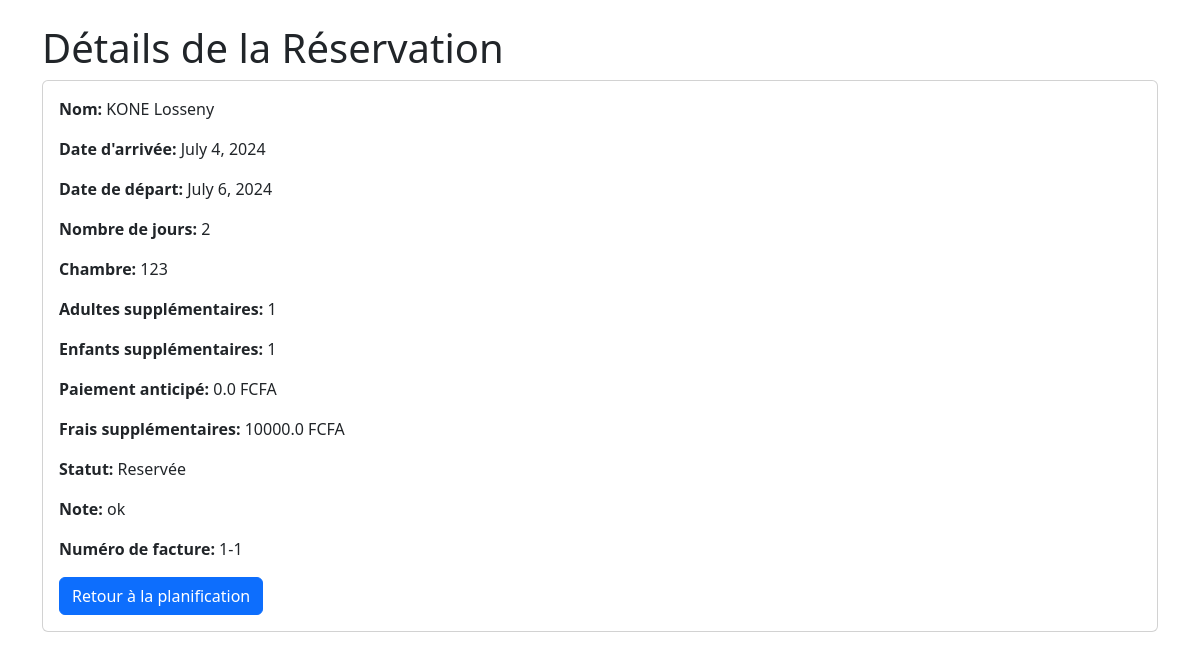
The page /reservation/planning/details_reservation/1/ (signed in) on the database its author committed.
### reservation/models.py (models this page shows, shortened)
class BaseReservation(models.Model):
    proprietaire = models.ForeignKey(settings.AUTH_USER_MODEL, on_delete=models.CASCADE)
    nom_client = models.CharField(max_length=50)
    prenom_client = models.CharField(max_length=150)
    telephone = models.CharField(max_length=15, null=True, blank=True)  # Nouveau champ pour le téléphone
    date_arrivee = models.DateField(null=True)
    date_depart = models.DateField(null=True)
    adulte_suplementaire = models.IntegerField(null=True)
    enfant_suplementaire = models.IntegerField(null=True)
    paiement_anticipe = models.FloatField(default=0)
    frais_suplementaire = models.FloatField(default=0)
    remise = models.FloatField(default=0, null=True, blank=True)  # Nouveau champ pour la remise
    chambre = models.ForeignKey(Chambre, on_delete=models.CASCADE)
    STATUT_CHOICES = [
        ('reservée', 'Reservée'),
        ('confirmée', 'Confirmée'),
        ('terminée', 'Terminée'),
    ]
    statut = models.CharField(max_length=10, choices=STATUT_CHOICES, null=True)
    note = models.TextField(blank=True, null=True)
    numero_facture = models.CharField(max_length=50, null=True, blank=True)
    class Meta:
        abstract = True

class Reservation(BaseReservation):
    pass

### chambre/models.py (models this page shows)
class Chambre(models.Model):
    proprietaire = models.ForeignKey(
        settings.AUTH_USER_MODEL,
        on_delete=models.CASCADE,
        null=True,
        related_name='chambres'
    )
    numero_chambre = models.IntegerField(default=0)
    type_chambre = models.ForeignKey(
        'TypeChambre',
        on_delete=models.SET_NULL,
        null=True,
        related_name='chambres'
    )
    prix = models.DecimalField(max_digits=10, decimal_places=2)
    date = models.DateField(auto_now=True)
    def __str__(self):
        return f"{self.numero_chambre}"

### reservation/views.py (the view)
# urls.py: path('planning/details_reservation/<int:reservation_id>/', details_reservation, name='details_reservation'),
@login_required
def details_reservation(request, reservation_id):
    reservation = get_object_or_404(Reservation, id=reservation_id)
    if request.user != reservation.proprietaire:
        return HttpResponseForbidden("Vous n'avez pas la permission de voir les détails de cette réservation.")
    nombre_jours = (reservation.date_depart - reservation.date_arrivee).days if reservation.date_depart and reservation.date_arrivee else 0
    context = {
        'reservation': reservation,
        'nombre_jours': nombre_jours,
    }
    return render(request, 'reservation/details_reservation.html', context)

### configuration/context_processors.py (called while the page is built)
def configuration_hotel(request):
    try:
        configuration = Configuration.objects.latest('id')
    except Configuration.DoesNotExist:
        configuration = None
    return {'configuration': configuration}

### reservation/templates/reservation/details_reservation.html (shortened to what this page needs)
{% load static %}
<!DOCTYPE html>
<html lang="fr">
<head>
    <link href="https://cdn.jsdelivr.net/npm/bootstrap@5.3.0/dist/css/bootstrap.min.css" rel="stylesheet">
</head>
<body>
    <div class="container mt-4">
        <h1>Détails de la Réservation</h1>
        <div class="card">
            <div class="card-body">
                <p><strong>Nom:</strong> {{ reservation.nom_client }} {{ reservation.prenom_client }}</p>
                <p><strong>Date d'arrivée:</strong> {{ reservation.date_arrivee }}</p>
                <p><strong>Date de départ:</strong> {{ reservation.date_depart }}</p>
                <p><strong>Nombre de jours:</strong> {{ nombre_jours }}</p>
                <p><strong>Chambre:</strong> {{ reservation.chambre }}</p>
                <p><strong>Adultes supplémentaires:</strong> {{ reservation.adulte_suplementaire }}</p>
                <p><strong>Enfants supplémentaires:</strong> {{ reservation.enfant_suplementaire }}</p>
                <p><strong>Paiement anticipé:</strong> {{ reservation.paiement_anticipe }} FCFA</p>
                <p><strong>Frais supplémentaires:</strong> {{ reservation.frais_suplementaire }} FCFA</p>
                <p><strong>Statut:</strong> {{ reservation.get_statut_display }}</p>
                <p><strong>Note:</strong> {{ reservation.note }}</p>
                <p><strong>Numéro de facture:</strong> {{ reservation.numero_facture }}</p>
                <a href="{% url 'planning' %}" class="btn btn-primary">Retour à la planification</a>
            </div>
        </div>
    </div>
</body>
</html>

### rows shown on the page
Reservation: nom_client "KONE", prenom_client "Losseny", date_arrivee "July 4, 2024", date_depart "July 6, 2024", chambre "123", adulte_suplementaire "1", enfant_suplementaire "1", paiement_anticipe "0.0", frais_suplementaire "10000.0", statut "Reservée", note "ok", numero_facture "1-1"

### other values the page prints
{{ nombre_jours }} "2"
